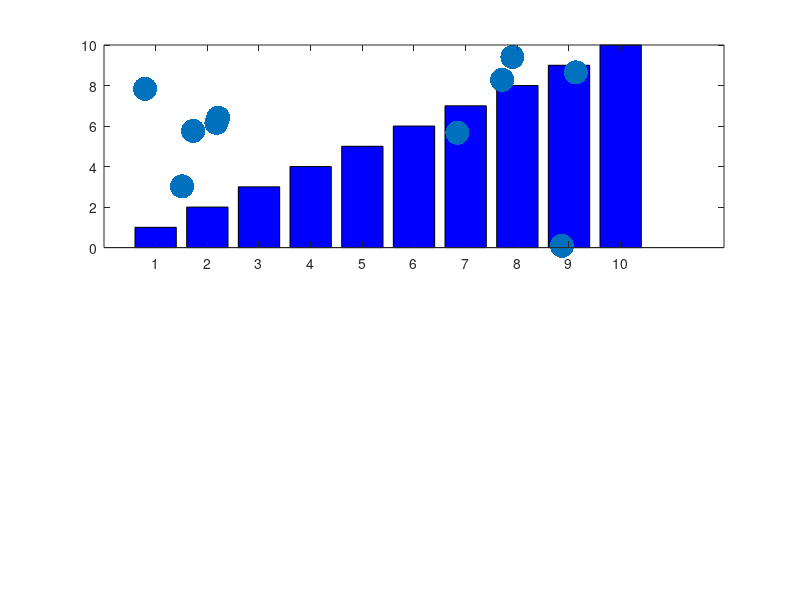

This figure's MATLAB source: (Note: this script raises an error after producing the figure.)
% Multiple plots & Transparency
x1=20*rand(8,1);
y1=20*rand(8,1);
x2=10*rand(10,1);
y2=10*rand(10,1);

% Multiple plots
figure(1)
subplot(2,1,1)
bar([1:10],'b')
hold on
scatter(x2,y2,'filled','SizeData',300)
hold off
% Transparency
alpha(0.7)

subplot(2,1,2)
bar([1:10],'b')
hold on
S=scatter(x2,y2,'filled','SizeData',300);
hold off
% Transparency
alpha(S,0.4)